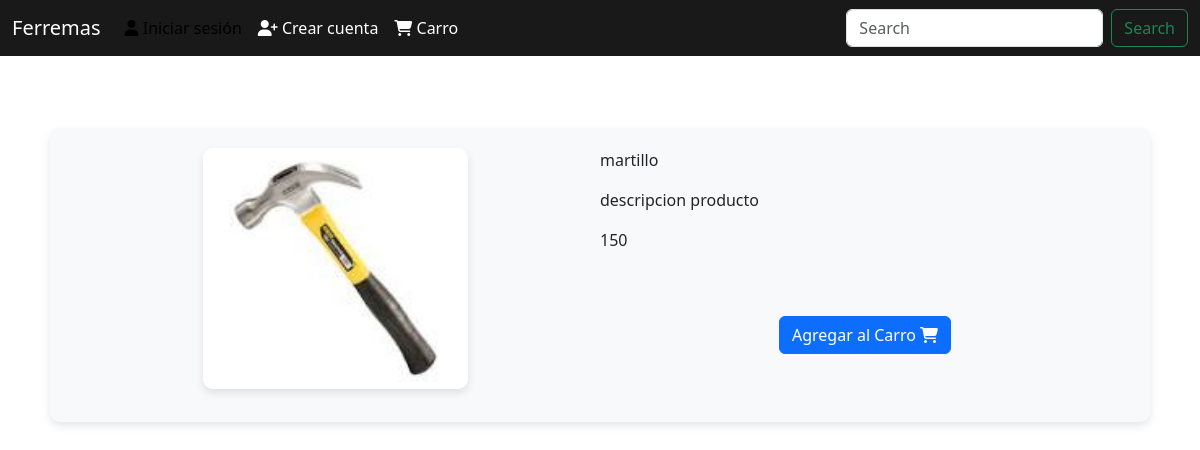
The app's page /producto/11/ with its own data.
### store/models.py (models this page shows, shortened)
class Producto(models.Model):
    nombre_producto = models.CharField(max_length = 50)
    descripcion_producto = models.TextField()
    precio_producto = models.IntegerField()
    cantidad_producto = models.IntegerField(default=0)
    creacion_producto = models.DateTimeField(auto_now_add=True)
    imagen_producto = models.ImageField(upload_to='producto/', null=True, blank=True)
    id_categoria = models.ForeignKey(Categorias,on_delete=models.CASCADE, default=0)#Sin categoria

### store/views.py (the view)
# urls.py: path('producto/<int:pk>/', views.detalle_productos, name='detalle_productos'),
def detalle_productos(request, pk):
    producto = get_object_or_404(Producto.objects.select_related('id_categoria').all(), pk=pk)
    return render(request, 'detalle_producto.html', {'producto': producto})

### store/templates/detalle_producto.html (shortened to what this page needs)
<!DOCTYPE html>
{% load static %}
<html lang="en">
<head>
    {% load bootstrap5 %}
    {% bootstrap_css %}
    <link rel="stylesheet" href="{% static 'css/detalle-producto.css' %}">
    <link rel="stylesheet" href="https://cdnjs.cloudflare.com/ajax/libs/font-awesome/6.6.0/css/all.min.css"
 />
</head>
<body>
    <nav class="navbar navbar-expand-lg">
        <div class="container-fluid">
            <a class="navbar-brand" href="#">
               Ferremas
            </a>
            <div class="collapse navbar-collapse" id="navbarScroll">
                <ul class="navbar-nav me-auto my-2 my-lg-0 navbar-nav-scroll" style="--bs-scroll-height: 100px;">
                    <li class="nav-item">
                        <a class="nav-link active" aria-current="page" href="{% url 'inicio_sesion' %}">
                            <i class="fas fa-user"></i>
                            Iniciar sesión</a>
                    </li>
                    <li class="nav-item">
                        <a class="nav-link" href="{% url 'registro' %}">
                            <i class="fas fa-user-plus"></i>
                            Crear cuenta</a>
                    </li>
                    <li class="nav-item">
                        <a class="nav-link" href="{% url 'home' %}">
                            <i class="fas fa-shopping-cart"></i>
                            Carro </a>
                    </li>
                </ul>
                <form class="d-flex" role="search">
                    <input class="form-control me-2" type="search" placeholder="Search" aria-label="Search" />
                    <button class="btn btn-outline-success" type="submit">Search</button>
                </form>
            </div>
        </div>
    </nav>
    <br><br><br>
    <section class=" fondo col-11  mx-auto d-flex">
        <div class="div-orden-productos col-6">
            <div class="col-6 mx-auto">
                    {% if producto.imagen_producto %}
                    <img src="{{ producto.imagen_producto.url }}" class="card-img-top imagen_producto" alt="{{ producto.nombre_producto }}">
                    {% endif %}
            </div>
        </div>
        <div class="col-6">
            <p>{{ producto.nombre_producto }}</p>
            <p>{{ producto.descripcion_producto }}</p>
            <p>{{ producto.precio_producto }}</p>
            <div>
                <form action="{% url 'agregar_al_carrito' producto.id %}" method="post" class="mt-3 py-5 text-center">
                    <button type="submit" class="btn btn-primary">
                        Agregar al Carro
                        <i class="fas fa-shopping-cart"></i>
                    </button>
                </form>
            </div>
        </div>
    </section>
</body>
</html>

### store/static/css/detalle-producto.css (style rules this page uses)
.navbar { background-color: #191919; }
.navbar-brand, .nav-item, .nav-link { color: white; }
.fondo { background-color: #f8f9fa; padding: 20px; border-radius: 10px; box-shadow: 0 4px 8px rgba(0, 0, 0, 0.1); }
.imagen_producto { width: 100%; height: auto; border-radius: 10px; box-shadow: 0 4px 8px rgba(0, 0, 0, 0.1); }

### records on screen
Producto: imagen_producto (picture), nombre_producto "martillo", descripcion_producto "descripcion producto", precio_producto "150"
